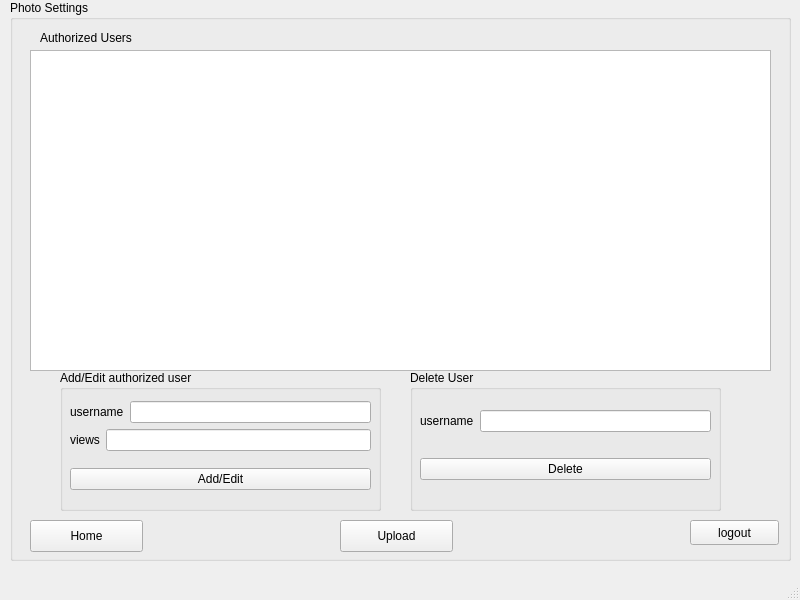
<?xml version="1.0" encoding="UTF-8"?>
<ui version="4.0">
 <class>PhotoSettingsWindow</class>
 <widget class="QMainWindow" name="PhotoSettingsWindow">
  <property name="geometry">
   <rect>
    <x>0</x>
    <y>0</y>
    <width>800</width>
    <height>600</height>
   </rect>
  </property>
  <property name="windowTitle">
   <string>MainWindow</string>
  </property>
  <widget class="QWidget" name="centralwidget">
   <widget class="QGroupBox" name="groupBox_3">
    <property name="geometry">
     <rect>
      <x>10</x>
      <y>0</y>
      <width>781</width>
      <height>561</height>
     </rect>
    </property>
    <property name="title">
     <string>Photo Settings</string>
    </property>
    <widget class="QGroupBox" name="groupBox">
     <property name="geometry">
      <rect>
       <x>50</x>
       <y>370</y>
       <width>321</width>
       <height>141</height>
      </rect>
     </property>
     <property name="title">
      <string>Add/Edit authorized user</string>
     </property>
     <widget class="QWidget" name="layoutWidget">
      <property name="geometry">
       <rect>
        <x>10</x>
        <y>20</y>
        <width>301</width>
        <height>111</height>
       </rect>
      </property>
      <layout class="QVBoxLayout" name="verticalLayout_2">
       <item>
        <layout class="QVBoxLayout" name="verticalLayout">
         <item>
          <layout class="QHBoxLayout" name="horizontalLayout">
           <item>
            <widget class="QLabel" name="label_2">
             <property name="text">
              <string>username</string>
             </property>
            </widget>
           </item>
           <item>
            <widget class="QLineEdit" name="lineEdit_username"/>
           </item>
          </layout>
         </item>
         <item>
          <layout class="QHBoxLayout" name="horizontalLayout_2">
           <item>
            <widget class="QLabel" name="label_3">
             <property name="text">
              <string>views</string>
             </property>
            </widget>
           </item>
           <item>
            <widget class="QLineEdit" name="lineEdit_views"/>
           </item>
          </layout>
         </item>
        </layout>
       </item>
       <item>
        <widget class="QPushButton" name="pushButton_add">
         <property name="text">
          <string>Add/Edit</string>
         </property>
        </widget>
       </item>
      </layout>
     </widget>
    </widget>
    <widget class="QGroupBox" name="groupBox_2">
     <property name="geometry">
      <rect>
       <x>400</x>
       <y>370</y>
       <width>311</width>
       <height>141</height>
      </rect>
     </property>
     <property name="title">
      <string>Delete User</string>
     </property>
     <widget class="QWidget" name="layoutWidget_2">
      <property name="geometry">
       <rect>
        <x>10</x>
        <y>20</y>
        <width>291</width>
        <height>111</height>
       </rect>
      </property>
      <layout class="QVBoxLayout" name="verticalLayout_3">
       <item>
        <layout class="QVBoxLayout" name="verticalLayout_4">
         <item>
          <layout class="QHBoxLayout" name="horizontalLayout_3">
           <item>
            <widget class="QLabel" name="label_4">
             <property name="text">
              <string>username</string>
             </property>
            </widget>
           </item>
           <item>
            <widget class="QLineEdit" name="lineEdit_usernameDEL"/>
           </item>
          </layout>
         </item>
        </layout>
       </item>
       <item>
        <widget class="QPushButton" name="pushButton_delete">
         <property name="text">
          <string>Delete</string>
         </property>
        </widget>
       </item>
      </layout>
     </widget>
    </widget>
    <widget class="QLabel" name="label">
     <property name="geometry">
      <rect>
       <x>30</x>
       <y>30</y>
       <width>111</width>
       <height>16</height>
      </rect>
     </property>
     <property name="text">
      <string>Authorized Users</string>
     </property>
    </widget>
    <widget class="QListWidget" name="listWidget">
     <property name="geometry">
      <rect>
       <x>20</x>
       <y>50</y>
       <width>741</width>
       <height>321</height>
      </rect>
     </property>
    </widget>
    <widget class="QPushButton" name="pushButton_upload">
     <property name="geometry">
      <rect>
       <x>330</x>
       <y>520</y>
       <width>113</width>
       <height>32</height>
      </rect>
     </property>
     <property name="text">
      <string>Upload</string>
     </property>
    </widget>
    <widget class="QPushButton" name="pushButton_logout">
     <property name="geometry">
      <rect>
       <x>680</x>
       <y>520</y>
       <width>89</width>
       <height>25</height>
      </rect>
     </property>
     <property name="text">
      <string>logout</string>
     </property>
    </widget>
    <widget class="QPushButton" name="pushButton_home">
     <property name="geometry">
      <rect>
       <x>20</x>
       <y>520</y>
       <width>113</width>
       <height>32</height>
      </rect>
     </property>
     <property name="text">
      <string>Home</string>
     </property>
    </widget>
   </widget>
  </widget>
  <widget class="QMenuBar" name="menubar">
   <property name="geometry">
    <rect>
     <x>0</x>
     <y>0</y>
     <width>800</width>
     <height>22</height>
    </rect>
   </property>
  </widget>
  <widget class="QStatusBar" name="statusbar"/>
 </widget>
 <resources/>
 <connections/>
</ui>
